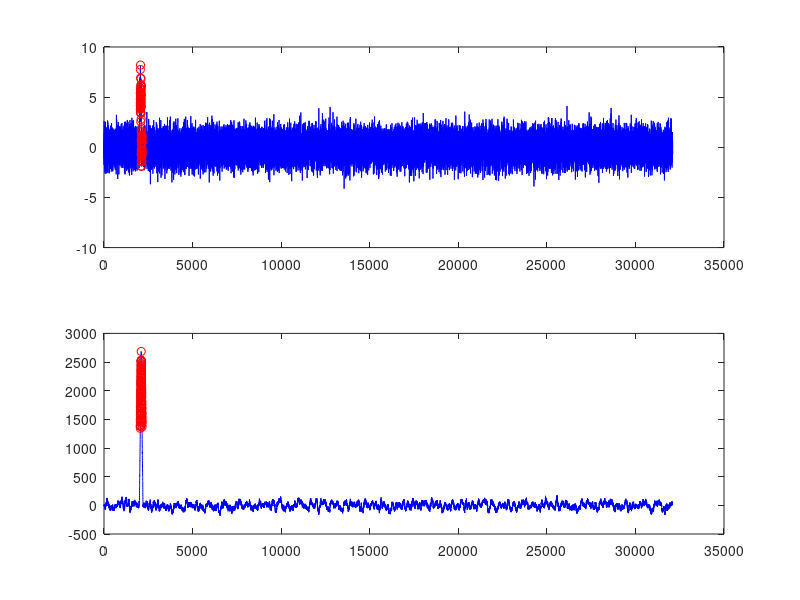

Source code (MATLAB):
clear; close all; clc;

%%

% A template is given
temp = randn(100,1)+5;
%x = 0:0.001:2*pi;
%temp = 2.5*sin(x)+2.5;
%temp = temp';

% Create a matched filter based on the template
b = flipud(temp(:));

% For testing the matched filter, create a random signal which
% contains a match for the template at some time index
x = [randn(2000,1); temp(:); randn(30000,1)];
n = 1:length(x);

% Process the signal with the matched filter
y = filter(b,1,x);

% Set a detection threshold (exmaple used is 90% of template)
thresh = 0.5;

% Compute normalizing factor
u = temp.'*temp;

% Find matches
matches = n(y>thresh*u);

% Plot the results
figure;
subplot(2,1,1);
plot(n,x,'-b', n(matches), x(matches), 'ro');
subplot(2,1,2);
plot(n,y,'-b', n(matches), y(matches), 'ro');


% Print the results to the console
%display(matches);
